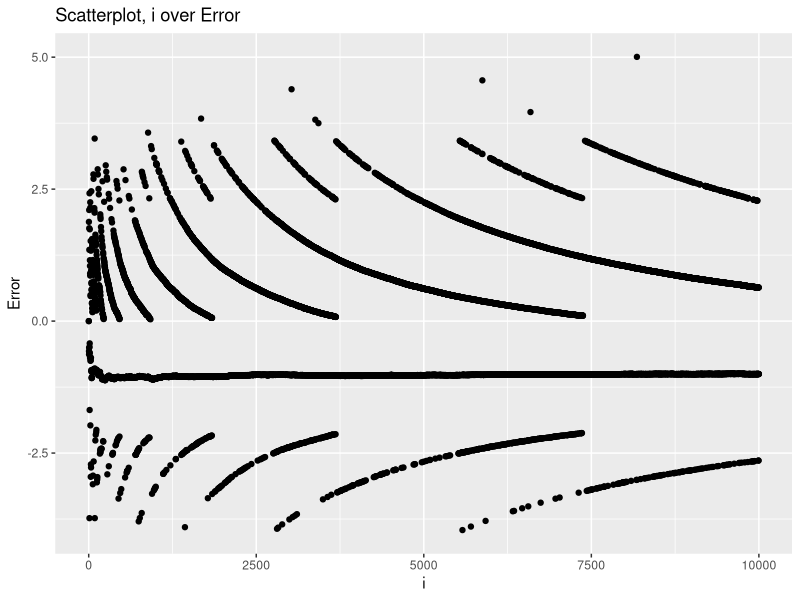
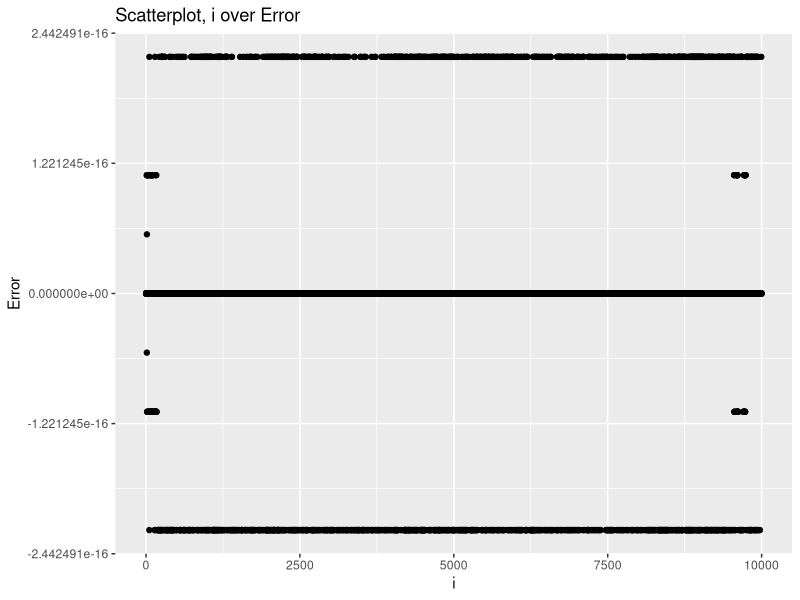
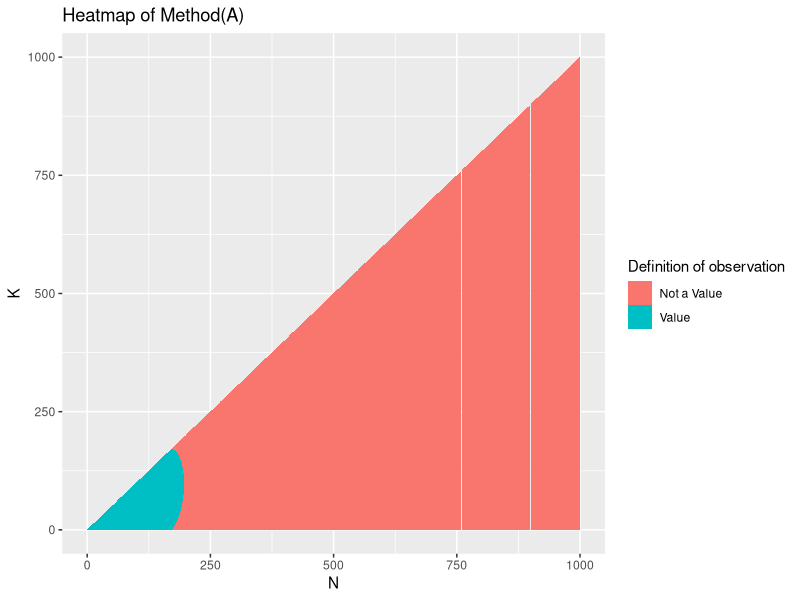
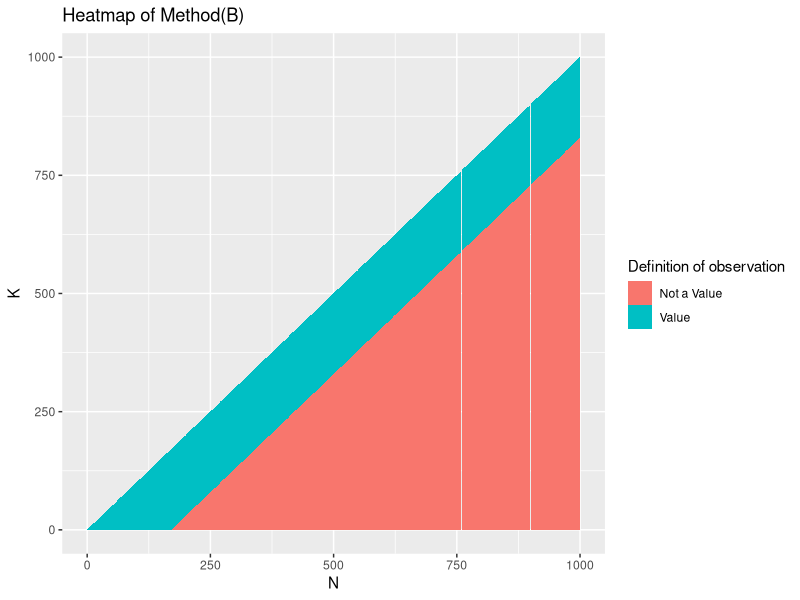
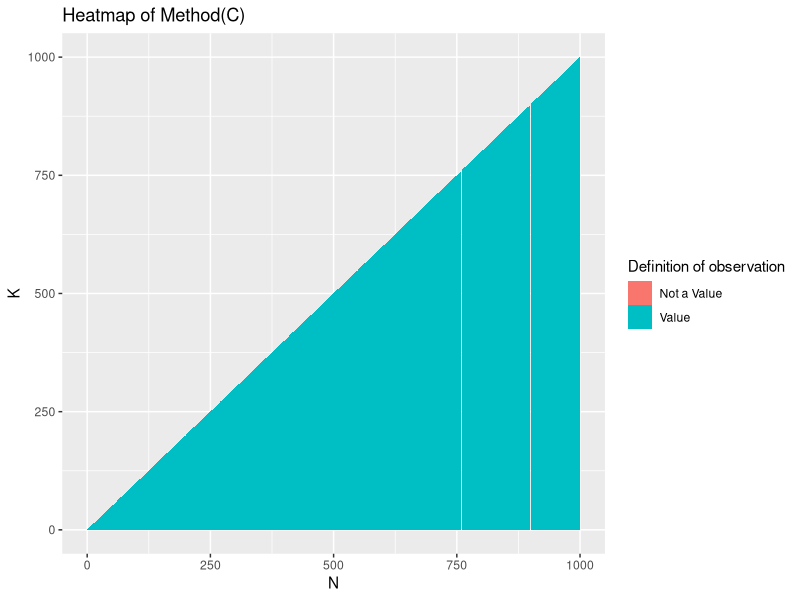

R code for these plots, in order:
## ---- chunk 1
knitr::opts_chunk$set(echo = TRUE)
## ---- chunk 2
library(ggplot2)
## ---- chunk 3
x1 <-  1/3
x2 <-  1/4
if(x1 - x2==1/12){
  print("Subtraction is correct")
  }else{
  print("Subtraction is wrong")
}

x1 <- 1 
x2 <- 1/2
if(x1 - x2==1/2){
  print("Subtraction is correct")
  }else{
  print("Subtraction is wrong")
}

## ---- chunk 4
x1 <-  1/3
x2 <-  1/4
#1.2
if(isTRUE(all.equal(x1-x2,1/12))){
  print("Subtraction is correct")
}else{
  print("Subtraction is wrong")
}
## ---- chunk 5
derivative <- function(x){
  out =(x + 10^-15 - x)/10^-15
  return(out)
}
## ---- chunk 6
print(derivative(1))
print(derivative(100000))
## ---- chunk 7
myvar <- function(x){
  n = length(x)
  result = ((1/(n-1))*(sum(x^2)- (1/n)*(sum(x)^2)))
  return (result)
}
## ---- chunk 8
t = rnorm(10000, 10^8, 1)
## ---- chunk 9
test = c()
for(i in 1:length(t)){
  a = myvar(t[1:i]) - var(t[1:i])
  test = append(test, a)
}

data = data.frame("Values" = test)
data["i"] = 1:length(t)
data[1,1] <- 0

p <- ggplot(data, aes(x=i, y=as.numeric(Values))) +
  geom_point() +
  ylab("Error")+
  ggtitle("Scatterplot, i over Error")
p
## ---- chunk 10

better_myvar <- function(x){
  sum((x- mean(x))^2) / (length(x) - 1)
}

test2 = c()
for(i in 1:length(t)){
  a = better_myvar(t[1:i]) - var(t[1:i])
  test2 = append(test2, a)
}

data = data.frame("Values" = test2)
data["i"] = 1:length(t)
data[1,1] <- 0

p2 <- ggplot(data, aes(x=i, y=as.numeric(Values))) +
  geom_point()+
  ylab("Error")+
  ggtitle("Scatterplot, i over Error")
p2
## ---- chunk 11
bf1 <- function(n, k){
  out <- prod ( 1 : n ) / (prod ( 1 : k ) * prod ( 1 : ( n - k ) ) )
  return(out)
}

bf2 <- function(n, k){
  out <- prod( ( k+1) : n ) / prod ( 1 : ( n - k ) )
  return(out)
}

bf3 <- function(n, k){
  out <- prod ( ( ( k+1) : n ) / ( 1 : ( n - k ) ) )
  return(out)
}

## ---- chunk 12
n_values = c(0:1000)
k_values = c(0:1000)
#results_list = dataframe(c=("N", ))
results1 = c()
results2 = c()
results3 = c()
n_values_list = c()
k_values_list = c()
x = 1
for(i in k_values){
  for(j in n_values){
  if (i <= j){  
    results1[x] <- bf1(j,i)
    results2[x] <- bf2(j,i)
    results3[x] <- bf3(j,i)
    k_values_list[x] <- i
    n_values_list[x] <- j
    x=x+1
  }
  }
}


frame = data.frame(results1, results2, results3, n_values_list, k_values_list)
colnames(frame) = c("df1", "df2", "df3", "N","K")

frame["results1"] <- ifelse((is.na(frame["df1"])),"Not a Value","Value")

p_4 <-  ggplot(frame, aes(x = N, y = K, fill = as.factor(results1))) +
  geom_tile()+
  labs(fill="Definition of observation")+
  ggtitle("Heatmap of Method(A)")
p_4

frame["results2"] <- ifelse((is.na(frame["df2"])),"Not a Value","Value")

p_5 <-  ggplot(frame, aes(x = N, y = K, fill = as.factor(results2))) +
  geom_tile()+
  labs(fill="Definition of observation")+
  ggtitle("Heatmap of Method(B)")
p_5

frame["results3"] <- ifelse((is.na(frame["df3"])),"Not a Value","Value")

p_6 <-  ggplot(frame, aes(x = N, y = K, fill = as.factor(results3))) +
  geom_tile()+
  labs(fill="Definition of observation")+
  ggtitle("Heatmap of Method(C)")
p_6

